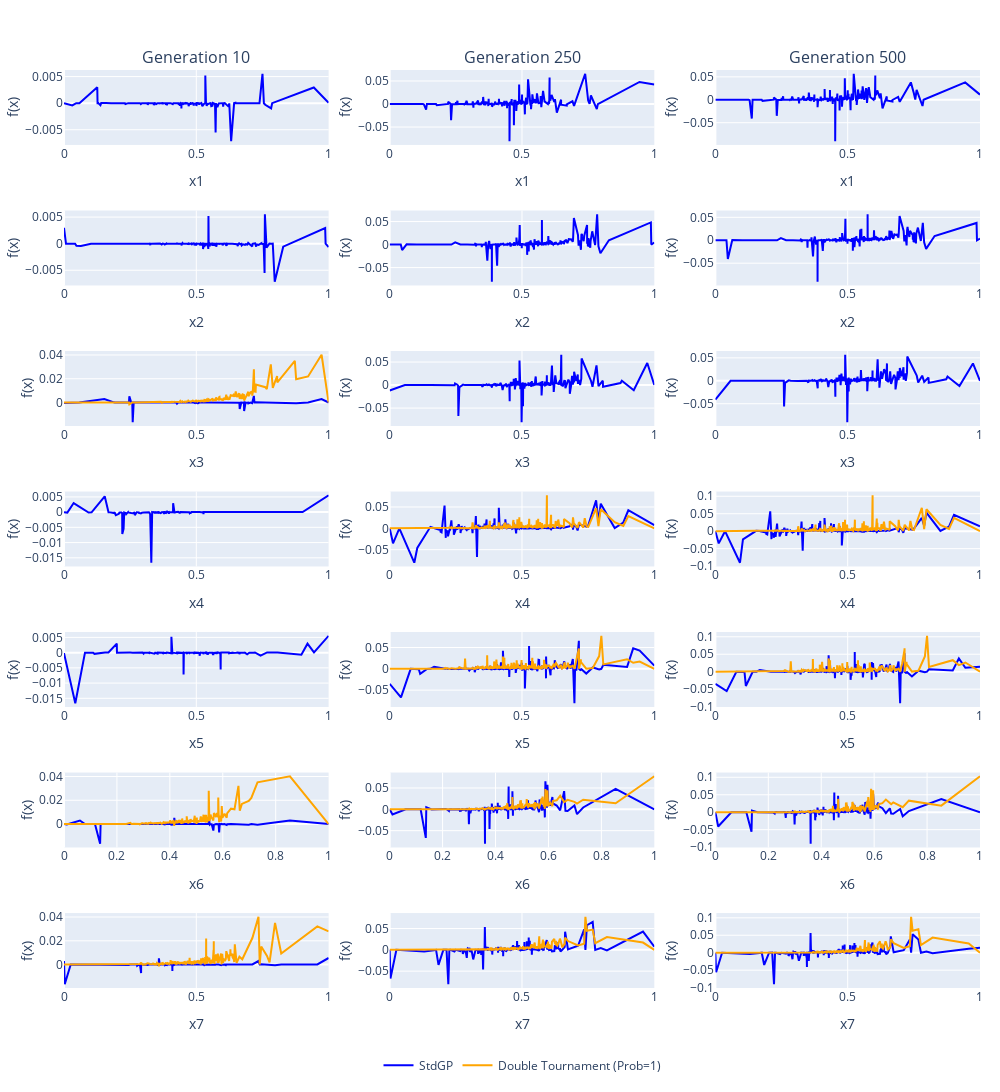

Notebook source saved alongside this figure:
### Code cell
# Good to show impact of features!!!
methods = ['StdGP', 'Double Tournament (Prob=1)']
plot_curvatures('Istanbul', methods, run_nr=4, base_path='/home/ines/Documents/tese/tiny_gp', saving_path='/home/ines/Documents/tese/dissertation/novathesis/Chapters/Figures/curvature-DT-StdGP-Istanbul-feats.png')

### Figure 1 — Plotly figure (JSON) as saved in the notebook; plotly's stock layout.template omitted (floating-point values rounded to 4 significant figures; data arrays with more than 128 entries replaced by an {"elided": "..."} marker saying what was removed)
{"data": [{"line": {"color": "blue", "width": 2}, "mode": "lines", "name": "StdGP", "showlegend": true, "type": "scatter", "x": {"elided": "366 float values"}, "xaxis": "x", "y": {"elided": "366 float values"}, "yaxis": "y"}, {"line": {"color": "blue", "width": 2}, "mode": "lines", "name": "StdGP", "showlegend": false, "type": "scatter", "x": {"elided": "372 float values"}, "xaxis": "x4", "y": {"elided": "372 float values"}, "yaxis": "y4"}, {"line": {"color": "blue", "width": 2}, "mode": "lines", "name": "StdGP", "showlegend": false, "type": "scatter", "x": {"elided": "367 float values"}, "xaxis": "x7", "y": {"elided": "367 float values"}, "yaxis": "y7"}, {"line": {"color": "blue", "width": 2}, "mode": "lines", "name": "StdGP", "showlegend": false, "type": "scatter", "x": {"elided": "355 float values"}, "xaxis": "x10", "y": {"elided": "355 float values"}, "yaxis": "y10"}, {"line": {"color": "blue", "width": 2}, "mode": "lines", "name": "StdGP", "showlegend": false, "type": "scatter", "x": {"elided": "356 float values"}, "xaxis": "x13", "y": {"elided": "356 float values"}, "yaxis": "y13"}, {"line": {"color": "blue", "width": 2}, "mode": "lines", "name": "StdGP", "showlegend": false, "type": "scatter", "x": {"elided": "373 float values"}, "xaxis": "x16", "y": {"elided": "373 float values"}, "yaxis": "y16"}, {"line": {"color": "blue", "width": 2}, "mode": "lines", "name": "StdGP", "showlegend": false, "type": "scatter", "x": {"elided": "375 float values"}, "xaxis": "x19", "y": {"elided": "375 float values"}, "yaxis": "y19"}, {"line": {"color": "blue", "width": 2}, "mode": "lines", "name": "StdGP", "showlegend": false, "type": "scatter", "x": {"elided": "366 float values"}, "xaxis": "x2", "y": {"elided": "366 float values"}, "yaxis": "y2"}, {"line": {"color": "blue", "width": 2}, "mode": "lines", "name": "StdGP", "showlegend": false, "type": "scatter", "x": {"elided": "372 float values"}, "xaxis": "x5", "y": {"elided": "372 float values"}, "yaxis": "y5"}, {"line": {"color": "blue", "width": 2}, "mode": "lines", "name": "StdGP", "showlegend": false, "type": "scatter", "x": {"elided": "367 float values"}, "xaxis": "x8", "y": {"elided": "367 float values"}, "yaxis": "y8"}, {"line": {"color": "blue", "width": 2}, "mode": "lines", "name": "StdGP", "showlegend": false, "type": "scatter", "x": {"elided": "355 float values"}, "xaxis": "x11", "y": {"elided": "355 float values"}, "yaxis": "y11"}, {"line": {"color": "blue", "width": 2}, "mode": "lines", "name": "StdGP", "showlegend": false, "type": "scatter", "x": {"elided": "356 float values"}, "xaxis": "x14", "y": {"elided": "356 float values"}, "yaxis": "y14"}, {"line": {"color": "blue", "width": 2}, "mode": "lines", "name": "StdGP", "showlegend": false, "type": "scatter", "x": {"elided": "373 float values"}, "xaxis": "x17", "y": {"elided": "373 float values"}, "yaxis": "y17"}, {"line": {"color": "blue", "width": 2}, "mode": "lines", "name": "StdGP", "showlegend": false, "type": "scatter", "x": {"elided": "375 float values"}, "xaxis": "x20", "y": {"elided": "375 float values"}, "yaxis": "y20"}, {"line": {"color": "blue", "width": 2}, "mode": "lines", "name": "StdGP", "showlegend": false, "type": "scatter", "x": {"elided": "366 float values"}, "xaxis": "x3", "y": {"elided": "366 float values"}, "yaxis": "y3"}, {"line": {"color": "blue", "width": 2}, "mode": "lines", "name": "StdGP", "showlegend": false, "type": "scatter", "x": {"elided": "372 float values"}, "xaxis": "x6", "y": {"elided": "372 float values"}, "yaxis": "y6"}, {"line": {"color": "blue", "width": 2}, "mode": "lines", "name": "StdGP", "showlegend": false, "type": "scatter", "x": {"elided": "367 float values"}, "xaxis": "x9", "y": {"elided": "367 float values"}, "yaxis": "y9"}, {"line": {"color": "blue", "width": 2}, "mode": "lines", "name": "StdGP", "showlegend": false, "type": "scatter", "x": {"elided": "355 float values"}, "xaxis": "x12", "y": {"elided": "355 float values"}, "yaxis": "y12"}, {"line": {"color": "blue", "width": 2}, "mode": "lines", "name": "StdGP", "showlegend": false, "type": "scatter", "x": {"elided": "356 float values"}, "xaxis": "x15", "y": {"elided": "356 float values"}, "yaxis": "y15"}, {"line": {"color": "blue", "width": 2}, "mode": "lines", "name": "StdGP", "showlegend": false, "type": "scatter", "x": {"elided": "373 float values"}, "xaxis": "x18", "y": {"elided": "373 float values"}, "yaxis": "y18"}, {"line": {"color": "blue", "width": 2}, "mode": "lines", "name": "StdGP", "showlegend": false, "type": "scatter", "x": {"elided": "375 float values"}, "xaxis": "x21", "y": {"elided": "375 float values"}, "yaxis": "y21"}, {"mode": "lines", "showlegend": false, "type": "scatter", "x": [], "xaxis": "x", "y": [], "yaxis": "y"}, {"mode": "lines", "showlegend": false, "type": "scatter", "x": [], "xaxis": "x4", "y": [], "yaxis": "y4"}, {"line": {"color": "orange", "width": 2}, "mode": "lines", "name": "Double Tournament (Prob=1)", "showlegend": true, "type": "scatter", "x": {"elided": "367 float values"}, "xaxis": "x7", "y": {"elided": "367 float values"}, "yaxis": "y7"}, {"mode": "lines", "showlegend": false, "type": "scatter", "x": [], "xaxis": "x10", "y": [], "yaxis": "y10"}, {"mode": "lines", "showlegend": false, "type": "scatter", "x": [], "xaxis": "x13", "y": [], "yaxis": "y13"}, {"line": {"color": "orange", "width": 2}, "mode": "lines", "name": "Double Tournament (Prob=1)", "showlegend": false, "type": "scatter", "x": {"elided": "373 float values"}, "xaxis": "x16", "y": {"elided": "373 float values"}, "yaxis": "y16"}, {"line": {"color": "orange", "width": 2}, "mode": "lines", "name": "Double Tournament (Prob=1)", "showlegend": false, "type": "scatter", "x": {"elided": "375 float values"}, "xaxis": "x19", "y": {"elided": "375 float values"}, "yaxis": "y19"}, {"mode": "lines", "showlegend": false, "type": "scatter", "x": [], "xaxis": "x2", "y": [], "yaxis": "y2"}, {"mode": "lines", "showlegend": false, "type": "scatter", "x": [], "xaxis": "x5", "y": [], "yaxis": "y5"}, {"mode": "lines", "showlegend": false, "type": "scatter", "x": [], "xaxis": "x8", "y": [], "yaxis": "y8"}, {"line": {"color": "orange", "width": 2}, "mode": "lines", "name": "Double Tournament (Prob=1)", "showlegend": false, "type": "scatter", "x": {"elided": "355 float values"}, "xaxis": "x11", "y": {"elided": "355 float values"}, "yaxis": "y11"}, {"line": {"color": "orange", "width": 2}, "mode": "lines", "name": "Double Tournament (Prob=1)", "showlegend": false, "type": "scatter", "x": {"elided": "356 float values"}, "xaxis": "x14", "y": {"elided": "356 float values"}, "yaxis": "y14"}, {"line": {"color": "orange", "width": 2}, "mode": "lines", "name": "Double Tournament (Prob=1)", "showlegend": false, "type": "scatter", "x": {"elided": "373 float values"}, "xaxis": "x17", "y": {"elided": "373 float values"}, "yaxis": "y17"}, {"line": {"color": "orange", "width": 2}, "mode": "lines", "name": "Double Tournament (Prob=1)", "showlegend": false, "type": "scatter", "x": {"elided": "375 float values"}, "xaxis": "x20", "y": {"elided": "375 float values"}, "yaxis": "y20"}, {"mode": "lines", "showlegend": false, "type": "scatter", "x": [], "xaxis": "x3", "y": [], "yaxis": "y3"}, {"mode": "lines", "showlegend": false, "type": "scatter", "x": [], "xaxis": "x6", "y": [], "yaxis": "y6"}, {"mode": "lines", "showlegend": false, "type": "scatter", "x": [], "xaxis": "x9", "y": [], "yaxis": "y9"}, {"line": {"color": "orange", "width": 2}, "mode": "lines", "name": "Double Tournament (Prob=1)", "showlegend": false, "type": "scatter", "x": {"elided": "355 float values"}, "xaxis": "x12", "y": {"elided": "355 float values"}, "yaxis": "y12"}, {"line": {"color": "orange", "width": 2}, "mode": "lines", "name": "Double Tournament (Prob=1)", "showlegend": false, "type": "scatter", "x": {"elided": "356 float values"}, "xaxis": "x15", "y": {"elided": "356 float values"}, "yaxis": "y15"}, {"line": {"color": "orange", "width": 2}, "mode": "lines", "name": "Double Tournament (Prob=1)", "showlegend": false, "type": "scatter", "x": {"elided": "373 float values"}, "xaxis": "x18", "y": {"elided": "373 float values"}, "yaxis": "y18"}, {"line": {"color": "orange", "width": 2}, "mode": "lines", "name": "Double Tournament (Prob=1)", "showlegend": false, "type": "scatter", "x": {"elided": "375 float values"}, "xaxis": "x21", "y": {"elided": "375 float values"}, "yaxis": "y21"}], "layout": {"annotations": [{"font": {"size": 16}, "showarrow": false, "text": "Generation 10", "x": 0.1444, "xanchor": "center", "xref": "paper", "y": 1.0, "yanchor": "bottom", "yref": "paper"}, {"font": {"size": 16}, "showarrow": false, "text": "Generation 250", "x": 0.5, "xanchor": "center", "xref": "paper", "y": 1.0, "yanchor": "bottom", "yref": "paper"}, {"font": {"size": 16}, "showarrow": false, "text": "Generation 500", "x": 0.8556, "xanchor": "center", "xref": "paper", "y": 1.0, "yanchor": "bottom", "yref": "paper"}], "autosize": false, "height": 1500, "legend": {"orientation": "h", "x": 0.5, "xanchor": "center", "yanchor": "bottom"}, "margin": {"b": 70, "l": 40, "pad": 0, "r": 20, "t": 70}, "showlegend": true, "width": 1000, "xaxis": {"anchor": "y", "domain": [0, 0.2889], "title": {"text": "x1"}}, "xaxis10": {"anchor": "y10", "domain": [0, 0.2889], "title": {"text": "x4"}}, "xaxis11": {"anchor": "y11", "domain": [0.3556, 0.6444], "title": {"text": "x4"}}, "xaxis12": {"anchor": "y12", "domain": [0.7111, 1], "title": {"text": "x4"}}, "xaxis13": {"anchor": "y13", "domain": [0, 0.2889], "title": {"text": "x5"}}, "xaxis14": {"anchor": "y14", "domain": [0.3556, 0.6444], "title": {"text": "x5"}}, "xaxis15": {"anchor": "y15", "domain": [0.7111, 1], "title": {"text": "x5"}}, "xaxis16": {"anchor": "y16", "domain": [0, 0.2889], "title": {"text": "x6"}}, "xaxis17": {"anchor": "y17", "domain": [0.3556, 0.6444], "title": {"text": "x6"}}, "xaxis18": {"anchor": "y18", "domain": [0.7111, 1], "title": {"text": "x6"}}, "xaxis19": {"anchor": "y19", "domain": [0, 0.2889], "title": {"text": "x7"}}, "xaxis2": {"anchor": "y2", "domain": [0.3556, 0.6444], "title": {"text": "x1"}}, "xaxis20": {"anchor": "y20", "domain": [0.3556, 0.6444], "title": {"text": "x7"}}, "xaxis21": {"anchor": "y21", "domain": [0.7111, 1], "title": {"text": "x7"}}, "xaxis3": {"anchor": "y3", "domain": [0.7111, 1], "title": {"text": "x1"}}, "xaxis4": {"anchor": "y4", "domain": [0, 0.2889], "title": {"text": "x2"}}, "xaxis5": {"anchor": "y5", "domain": [0.3556, 0.6444], "title": {"text": "x2"}}, "xaxis6": {"anchor": "y6", "domain": [0.7111, 1], "title": {"text": "x2"}}, "xaxis7": {"anchor": "y7", "domain": [0, 0.2889], "title": {"text": "x3"}}, "xaxis8": {"anchor": "y8", "domain": [0.3556, 0.6444], "title": {"text": "x3"}}, "xaxis9": {"anchor": "y9", "domain": [0.7111, 1], "title": {"text": "x3"}}, "yaxis": {"anchor": "x", "domain": [0.9184, 1.0], "title": {"standoff": 3, "text": "f(x)"}}, "yaxis10": {"anchor": "x10", "domain": [0.4592, 0.5408], "title": {"standoff": 3, "text": "f(x)"}}, "yaxis11": {"anchor": "x11", "domain": [0.4592, 0.5408], "title": {"standoff": 3, "text": "f(x)"}}, "yaxis12": {"anchor": "x12", "domain": [0.4592, 0.5408], "title": {"standoff": 3, "text": "f(x)"}}, "yaxis13": {"anchor": "x13", "domain": [0.3061, 0.3878], "title": {"standoff": 3, "text": "f(x)"}}, "yaxis14": {"anchor": "x14", "domain": [0.3061, 0.3878], "title": {"standoff": 3, "text": "f(x)"}}, "yaxis15": {"anchor": "x15", "domain": [0.3061, 0.3878], "title": {"standoff": 3, "text": "f(x)"}}, "yaxis16": {"anchor": "x16", "domain": [0.1531, 0.2347], "title": {"standoff": 3, "text": "f(x)"}}, "yaxis17": {"anchor": "x17", "domain": [0.1531, 0.2347], "title": {"standoff": 3, "text": "f(x)"}}, "yaxis18": {"anchor": "x18", "domain": [0.1531, 0.2347], "title": {"standoff": 3, "text": "f(x)"}}, "yaxis19": {"anchor": "x19", "domain": [0, 0.08163], "title": {"standoff": 3, "text": "f(x)"}}, "yaxis2": {"anchor": "x2", "domain": [0.9184, 1.0], "title": {"standoff": 3, "text": "f(x)"}}, "yaxis20": {"anchor": "x20", "domain": [0, 0.08163], "title": {"standoff": 3, "text": "f(x)"}}, "yaxis21": {"anchor": "x21", "domain": [0, 0.08163], "title": {"standoff": 3, "text": "f(x)"}}, "yaxis3": {"anchor": "x3", "domain": [0.9184, 1.0], "title": {"standoff": 3, "text": "f(x)"}}, "yaxis4": {"anchor": "x4", "domain": [0.7653, 0.8469], "title": {"standoff": 3, "text": "f(x)"}}, "yaxis5": {"anchor": "x5", "domain": [0.7653, 0.8469], "title": {"standoff": 3, "text": "f(x)"}}, "yaxis6": {"anchor": "x6", "domain": [0.7653, 0.8469], "title": {"standoff": 3, "text": "f(x)"}}, "yaxis7": {"anchor": "x7", "domain": [0.6122, 0.6939], "title": {"standoff": 3, "text": "f(x)"}}, "yaxis8": {"anchor": "x8", "domain": [0.6122, 0.6939], "title": {"standoff": 3, "text": "f(x)"}}, "yaxis9": {"anchor": "x9", "domain": [0.6122, 0.6939], "title": {"standoff": 3, "text": "f(x)"}}}}
